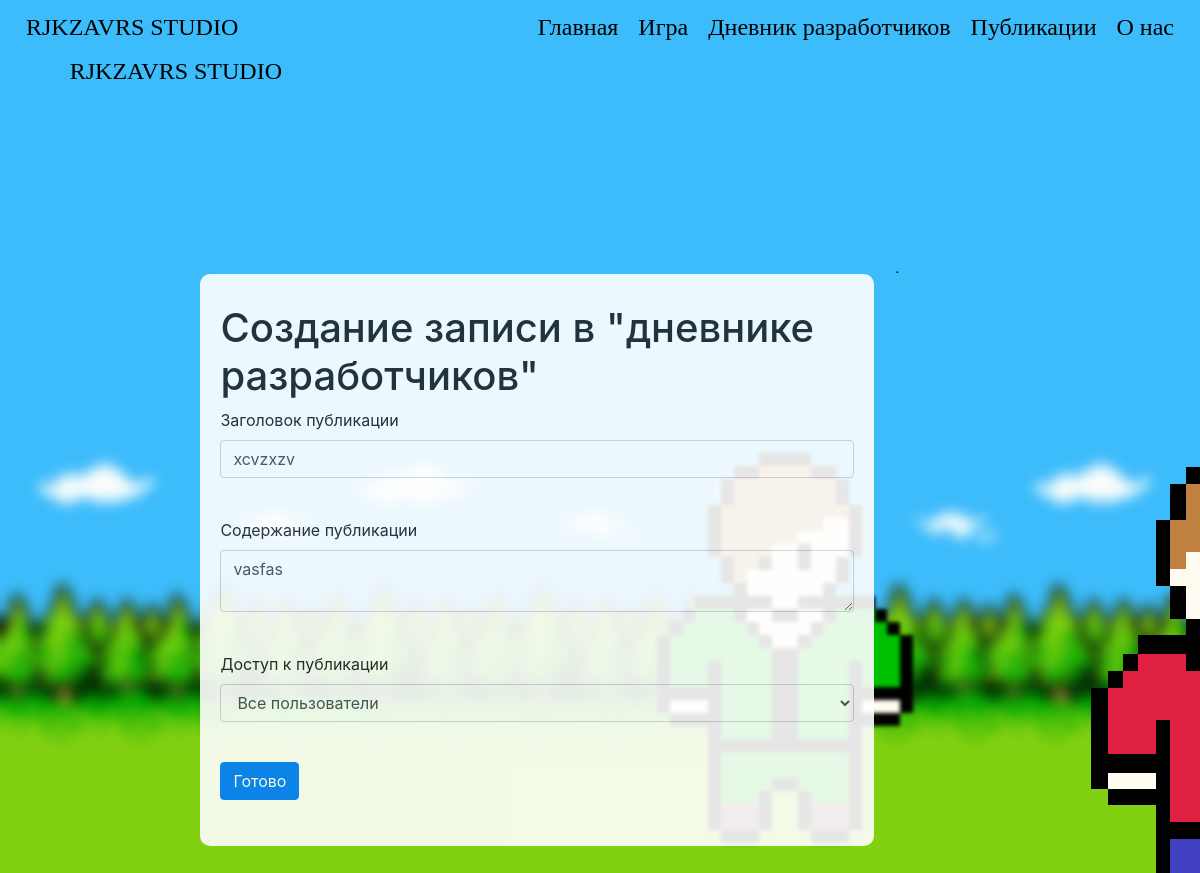
The app's page /developers_diary_change/1/ (signed in) with its own data.
### data/users.py (models this page shows, shortened)
class User(SqlAlchemyBase, UserMixin, SerializerMixin):
    __tablename__ = 'user'
    id = sqlalchemy.Column(sqlalchemy.Integer, primary_key=True, autoincrement=True)
    surname = sqlalchemy.Column(sqlalchemy.String, nullable=True)
    name = sqlalchemy.Column(sqlalchemy.String, nullable=True)
    age = sqlalchemy.Column(sqlalchemy.Integer, nullable=True)
    nickname = sqlalchemy.Column(sqlalchemy.String, nullable=True)
    email = sqlalchemy.Column(sqlalchemy.String, index=True, unique=True, nullable=True)
    hashed_password = sqlalchemy.Column(sqlalchemy.String, nullable=True)
    created_date = sqlalchemy.Column(sqlalchemy.DateTime)
    status = sqlalchemy.Column(sqlalchemy.Integer, nullable=True, default=0)
    background_image_id = sqlalchemy.Column(sqlalchemy.Integer, nullable=True, default=0)
    publications = orm.relation('Publications')
    developers_diary = orm.relation('DevelopersDiary')
    comments = orm.relation('Comments')

### data/developers_diary.py (models this page shows, shortened)
class DevelopersDiary(SqlAlchemyBase, SerializerMixin):
    __tablename__ = 'developers_diary'
    id = sqlalchemy.Column(sqlalchemy.Integer, primary_key=True, autoincrement=True)
    header = sqlalchemy.Column(sqlalchemy.String, nullable=True)
    body = sqlalchemy.Column(sqlalchemy.String, nullable=True)
    good_marks = sqlalchemy.Column(sqlalchemy.Integer, nullable=True, default=0)
    bad_marks = sqlalchemy.Column(sqlalchemy.Integer, nullable=True, default=0)
    created_date = sqlalchemy.Column(sqlalchemy.DateTime, default=datetime.now())
    comments = orm.relation('Comments')
    availability_status = sqlalchemy.Column(sqlalchemy.Integer, nullable=True, default=0)
    author_id = sqlalchemy.Column(sqlalchemy.Integer, sqlalchemy.ForeignKey("user.id"))
    author = orm.relation('User')

### run.py (the view, shortened to what this page needs)
@app.route('/developers_diary_change/<int:id>/', methods=['GET', 'POST'])
@login_required
def developers_diary_edit(id):
    a_s = {0: 'Все пользователи', 1: 'Только зарегестрированные и выше', 2: 'Только разработчики'}
    if current_user.status >= 1:
        form = DevelopersDiaryForm()
        if request.method == "GET":
            session = db_session.create_session()
            ds_diary = session.query(DevelopersDiary).filter(DevelopersDiary.id == id).first()
            session.close()
            if ds_diary:
                form.header.data = ds_diary.header
                form.body.data = ds_diary.body
                form.availability_status.data = (ds_diary.availability_status, a_s[ds_diary.availability_status])
            else:
                abort(404)
        return render_template('DevelopersDiaryAdd.html', title='Редактирование записи в дневнике разработчиков',
                               form=form, style=url_for('static', filename='css/style.css'),
                               bgimg=get_image_profile(current_user))
    else:
        abort(404)

### data/forms.py
class DevelopersDiaryForm(FlaskForm):
    header = StringField('Заголовок публикации', validators=[DataRequired()])
    body = TextAreaField('Содержание публикации', validators=[DataRequired()])
    choices = [(0, 'Все пользователи'), (1, 'Только зарегестрированные и выше'), (2, 'Только разработчики')]
    availability_status = SelectField('Доступ к публикации', choices=choices, validators=[DataRequired()], default=choices[0])
    submit = SubmitField("Готово")

### data/db_session.py (called while the page is built)
def create_session() -> Session:
    global __factory
    return __factory()

### run.py (called while the page is built)
def get_image_profile(user):
    bg_img = 1
    if user.is_authenticated:
        bg_img = user.background_image_id + 1
    return url_for('static', filename=f'img/background_img_{bg_img}.png')

@login_manager.user_loader
def load_user(user_id):
    session = db_session.create_session()
    return session.query(User).get(user_id)

### templates/DevelopersDiaryAdd.html (shortened to what this page needs)
{% extends "base.html" %}
{% block content %}
<h1>Создание записи в "дневнике разработчиков"</h1>
<form action="" method="post">
    <p>
        {{ form.header.label }}<br>
        {{ form.header(class="form-control") }}<br>
    </p>
    <p>
        {{ form.body.label }}<br>
        {{ form.body(class="form-control") }}<br>
    </p>
    <p>
        {{ form.availability_status.label }}<br>
        {{ form.availability_status(class="form-control") }}<br>
    </p>
    <p>{{ form.submit(type="submit", class="btn btn-primary") }}</p>
</form>
{% endblock %}

### templates/base.html (shortened to what this page needs)
<!doctype html>
<html lang="ru">
<head>
    <link rel="stylesheet"
          href="https://stackpath.bootstrapcdn.com/bootstrap/4.4.1/css/bootstrap.min.css"
>
    <link rel="stylesheet" href={{style}}>
</head>
<body>
<header class="navbar navbar-light">
    <div class="left-head">
        <a href="/about/"><h4 class="asd">RJKZAVRS STUDIO</h4></a>
    </div>
    <div class="center-head">
        <div>
            <a href="/" class="header-a"><h4 class="asd">Главная</h4></a>
            <a href="/" class="header-a"><h4 class="asd">Игра</h4></a>
            <a href="/DevelopersDiary" class="header-a"><h4 class="asd">Дневник разработчиков</h4></a>
            <a href="/Publications/" class="header-a"><h4 class="asd">Публикации</h4></a>
            <a href="/about/" class="header-a"><h4 class="asd">О нас</h4></a>
        </div>
    </div>
    <div class="right-head">
        {% if current_user.is_authenticated %}
        <a class="navbar-brand" href="/account"><h4 class="asd">{{ current_user.nickname }}</h4></a>
        {% else %}
        <a href="/login"><h4 class="asd">Войти</h4></a>
        <a href="/register"><h4 class="asd">Зарегестрироваться</h4></a>
        {% endif %}
    </div>
</header>
<main role="main">
    <div class="main-block">
        <div class="center-column">
            <div class="center-column-block">
                {% block content %}{% endblock %}
            </div>
        </div>
    </div>
</main>
</body>
</html>

### static/css/style.css (style rules this page uses)
p { text-decoration: none; }
header { margin-bottom: 170px; }
main { align: center; width: 100%; }
.header-a { float: left; }
a { text-decoration: none; }
div.main-block { width: 85%; display: flex; margin-left: 15%; align: center; margin-bottom: 70px; }
.asd { font-family: 'Comfortaa', cursive; font-weight: 100; font-style: inherit; color: #000; position: relative; padding: 5px 5px; margin: 0 5px; }
div.left-head { width: 25%; }
div.center-head { display: flex; align: center; }
div.right-head { width: 25%; display: -webkit-flex; -webkit-flex-direction: row-reverse; display: flex; flex-direction: row-reverse; }
div.center-column { border-radius: 10px; opacity: 1; background: #fff; align: left; width: 66%; margin-left: 2%; margin-right: 20px; opacity: 0.9; }
div.center-column-block { padding: 30px 20px; }

### records on screen
User: nickname "RJKZAVRS STUDIO"
DevelopersDiary: header "xcvzxzv", body "vasfas", availability_status "Все пользователи"
